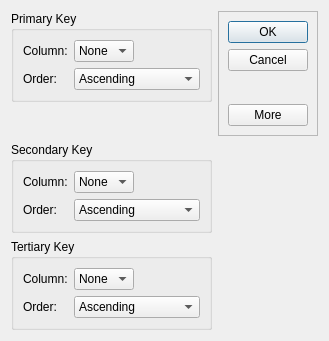
<?xml version="1.0" encoding="UTF-8"?>
<ui version="4.0">
 <class>SortDialog</class>
 <widget class="QDialog" name="SortDialog">
  <property name="geometry">
   <rect>
    <x>0</x>
    <y>0</y>
    <width>329</width>
    <height>341</height>
   </rect>
  </property>
  <property name="windowTitle">
   <string>Sort</string>
  </property>
  <layout class="QGridLayout" name="gridLayout_4">
   <item row="0" column="0">
    <widget class="QGroupBox" name="PrimaryGroup">
     <property name="title">
      <string>Primary Key</string>
     </property>
     <layout class="QGridLayout" name="gridLayout">
      <item row="0" column="0">
       <widget class="QLabel" name="Column">
        <property name="text">
         <string>Column:</string>
        </property>
       </widget>
      </item>
      <item row="0" column="1">
       <widget class="QComboBox" name="primaryColumnCombo">
        <item>
         <property name="text">
          <string>None</string>
         </property>
        </item>
       </widget>
      </item>
      <item row="0" column="2">
       <spacer name="horizontalSpacer">
        <property name="orientation">
         <enum>Qt::Horizontal</enum>
        </property>
        <property name="sizeHint" stdset="0">
         <size>
          <width>85</width>
          <height>20</height>
         </size>
        </property>
       </spacer>
      </item>
      <item row="1" column="0">
       <widget class="QLabel" name="Order">
        <property name="text">
         <string>Order:</string>
        </property>
       </widget>
      </item>
      <item row="1" column="1" colspan="2">
       <widget class="QComboBox" name="primaryOrderCombo">
        <item>
         <property name="text">
          <string>Ascending</string>
         </property>
        </item>
        <item>
         <property name="text">
          <string>Descending</string>
         </property>
        </item>
       </widget>
      </item>
     </layout>
    </widget>
   </item>
   <item row="0" column="1" rowspan="2">
    <widget class="QFrame" name="buttons">
     <property name="frameShape">
      <enum>QFrame::StyledPanel</enum>
     </property>
     <property name="frameShadow">
      <enum>QFrame::Raised</enum>
     </property>
     <layout class="QVBoxLayout" name="verticalLayout">
      <item>
       <widget class="QPushButton" name="OK">
        <property name="text">
         <string>OK</string>
        </property>
       </widget>
      </item>
      <item>
       <widget class="QPushButton" name="Cancel">
        <property name="text">
         <string>Cancel</string>
        </property>
       </widget>
      </item>
      <item>
       <spacer name="verticalSpacer_2">
        <property name="orientation">
         <enum>Qt::Vertical</enum>
        </property>
        <property name="sizeHint" stdset="0">
         <size>
          <width>20</width>
          <height>40</height>
         </size>
        </property>
       </spacer>
      </item>
      <item>
       <widget class="QPushButton" name="More">
        <property name="text">
         <string>More</string>
        </property>
       </widget>
      </item>
     </layout>
    </widget>
   </item>
   <item row="1" column="0">
    <spacer name="verticalSpacer">
     <property name="orientation">
      <enum>Qt::Vertical</enum>
     </property>
     <property name="sizeHint" stdset="0">
      <size>
       <width>20</width>
       <height>62</height>
      </size>
     </property>
    </spacer>
   </item>
   <item row="2" column="0">
    <widget class="QGroupBox" name="SecondaryGroup">
     <property name="title">
      <string>Secondary Key</string>
     </property>
     <layout class="QGridLayout" name="gridLayout_2">
      <item row="0" column="0">
       <widget class="QLabel" name="Column_2">
        <property name="text">
         <string>Column:</string>
        </property>
       </widget>
      </item>
      <item row="0" column="1">
       <widget class="QComboBox" name="secondaryColumnCombo">
        <item>
         <property name="text">
          <string>None</string>
         </property>
        </item>
       </widget>
      </item>
      <item row="0" column="2">
       <spacer name="horizontalSpacer_2">
        <property name="orientation">
         <enum>Qt::Horizontal</enum>
        </property>
        <property name="sizeHint" stdset="0">
         <size>
          <width>40</width>
          <height>20</height>
         </size>
        </property>
       </spacer>
      </item>
      <item row="1" column="0">
       <widget class="QLabel" name="Order_2">
        <property name="text">
         <string>Order:</string>
        </property>
       </widget>
      </item>
      <item row="1" column="1" colspan="2">
       <widget class="QComboBox" name="secondaryOrderCombo">
        <item>
         <property name="text">
          <string>Ascending</string>
         </property>
        </item>
        <item>
         <property name="text">
          <string>Descending</string>
         </property>
        </item>
       </widget>
      </item>
     </layout>
    </widget>
   </item>
   <item row="3" column="0">
    <widget class="QGroupBox" name="TertiaryGroup">
     <property name="title">
      <string>Tertiary Key</string>
     </property>
     <layout class="QGridLayout" name="gridLayout_3">
      <item row="0" column="0">
       <widget class="QLabel" name="Column_3">
        <property name="text">
         <string>Column:</string>
        </property>
       </widget>
      </item>
      <item row="0" column="1">
       <widget class="QComboBox" name="tertiaryColumnCombo">
        <item>
         <property name="text">
          <string>None</string>
         </property>
        </item>
       </widget>
      </item>
      <item row="0" column="2">
       <spacer name="horizontalSpacer_3">
        <property name="orientation">
         <enum>Qt::Horizontal</enum>
        </property>
        <property name="sizeHint" stdset="0">
         <size>
          <width>40</width>
          <height>20</height>
         </size>
        </property>
       </spacer>
      </item>
      <item row="1" column="0">
       <widget class="QLabel" name="Order_3">
        <property name="text">
         <string>Order:</string>
        </property>
       </widget>
      </item>
      <item row="1" column="1" colspan="2">
       <widget class="QComboBox" name="tertiaryOrderCombo">
        <item>
         <property name="text">
          <string>Ascending</string>
         </property>
        </item>
        <item>
         <property name="text">
          <string>Descending</string>
         </property>
        </item>
       </widget>
      </item>
     </layout>
    </widget>
   </item>
  </layout>
 </widget>
 <resources/>
 <connections>
  <connection>
   <sender>OK</sender>
   <signal>clicked()</signal>
   <receiver>SortDialog</receiver>
   <slot>accept()</slot>
   <hints>
    <hint type="sourcelabel">
     <x>240</x>
     <y>35</y>
    </hint>
    <hint type="destinationlabel">
     <x>99</x>
     <y>112</y>
    </hint>
   </hints>
  </connection>
  <connection>
   <sender>Cancel</sender>
   <signal>clicked()</signal>
   <receiver>SortDialog</receiver>
   <slot>reject()</slot>
   <hints>
    <hint type="sourcelabel">
     <x>270</x>
     <y>65</y>
    </hint>
    <hint type="destinationlabel">
     <x>144</x>
     <y>120</y>
    </hint>
   </hints>
  </connection>
  <connection>
   <sender>More</sender>
   <signal>toggled(bool)</signal>
   <receiver>TertiaryGroup</receiver>
   <slot>setVisible(bool)</slot>
   <hints>
    <hint type="sourcelabel">
     <x>259</x>
     <y>145</y>
    </hint>
    <hint type="destinationlabel">
     <x>203</x>
     <y>277</y>
    </hint>
   </hints>
  </connection>
  <connection>
   <sender>More</sender>
   <signal>toggled(bool)</signal>
   <receiver>SecondaryGroup</receiver>
   <slot>setVisible(bool)</slot>
   <hints>
    <hint type="sourcelabel">
     <x>239</x>
     <y>146</y>
    </hint>
    <hint type="destinationlabel">
     <x>186</x>
     <y>211</y>
    </hint>
   </hints>
  </connection>
 </connections>
</ui>
